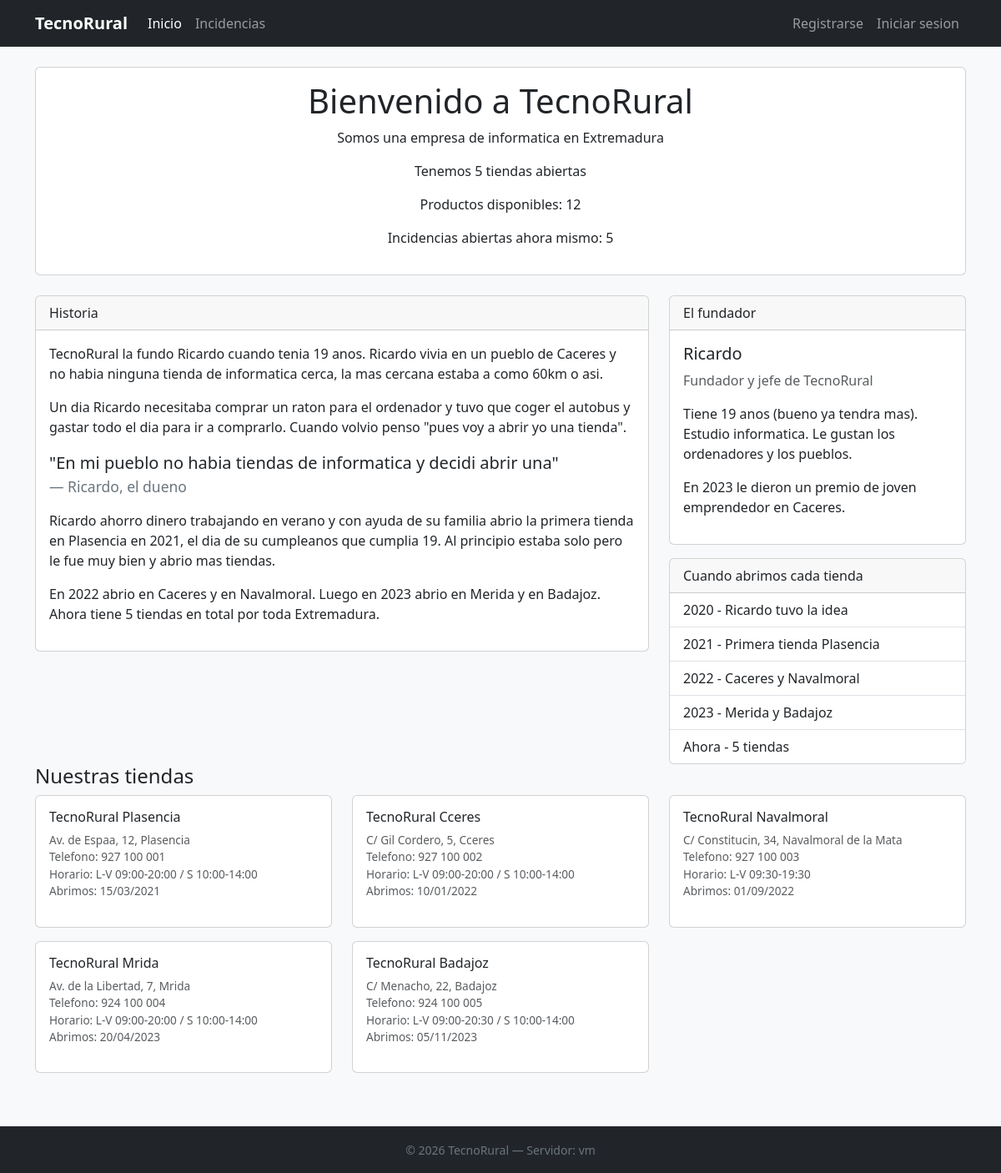
The page /tecnorural/index.php on the database its author committed.
### tables this page shows
CREATE TABLE IF NOT EXISTS tienda (
 id INT AUTO_INCREMENT PRIMARY KEY,
 nombre VARCHAR(100) NOT NULL,
 direccion VARCHAR(200),
 municipio VARCHAR(100),
 provincia VARCHAR(50) DEFAULT 'Cceres',
 telefono VARCHAR(20),
 email VARCHAR(100),
 horario VARCHAR(150),
 activa TINYINT(1) DEFAULT 1,
 fecha_apertura DATE,
 created_at DATETIME DEFAULT CURRENT_TIMESTAMP
);

### tecnorural/index.php (the view, shortened to what this page needs)
<?php
include 'includes/layout.php';
$conn = getDB();
$resultado = $conn->query("SELECT * FROM tienda WHERE activa=1");
$tiendas = $resultado->fetchAll();
$res2 = $conn->query("SELECT COUNT(*) FROM inventario WHERE activo=1");
$numproductos = $res2->fetchColumn();
$res3 = $conn->query("SELECT COUNT(*) FROM incidencia WHERE estado != 'resuelta' AND estado != 'cerrada'");
$incidencias_abiertas = $res3->fetchColumn();
renderHead('Inicio');
renderNav('index.php');
?>
<div class="container">
<div class="card mt-3 mb-4">
    <div class="card-body text-center">
        <h1>Bienvenido a TecnoRural</h1>
        <p>Somos una empresa de informatica en Extremadura</p>
        <p>Tenemos <?php echo count($tiendas); ?> tiendas abiertas</p>
        <p>Productos disponibles: <?php echo $numproductos ?></p>
        <p>Incidencias abiertas ahora mismo: <?php echo $incidencias_abiertas ?></p>
    </div>
</div>
<div class="row">
    <div class="col-md-8">
        <div class="card mb-4">
            <div class="card-header">Historia</div>
            <div class="card-body">
                <p>TecnoRural la fundo Ricardo cuando tenia 19 anos. Ricardo vivia en un pueblo de Caceres y no habia ninguna tienda de informatica cerca, la mas cercana estaba a como 60km o asi.</p>
                <p>Un dia Ricardo necesitaba comprar un raton para el ordenador y tuvo que coger el autobus y gastar todo el dia para ir a comprarlo. Cuando volvio penso "pues voy a abrir yo una tienda".</p>
                <blockquote class="blockquote">
                    <p>"En mi pueblo no habia tiendas de informatica y decidi abrir una"</p>
                    <footer class="blockquote-footer">Ricardo, el dueno</footer>
                </blockquote>
                <p>Ricardo ahorro dinero trabajando en verano y con ayuda de su familia abrio la primera tienda en Plasencia en 2021, el dia de su cumpleanos que cumplia 19. Al principio estaba solo pero le fue muy bien y abrio mas tiendas.</p>
                <p>En 2022 abrio en Caceres y en Navalmoral. Luego en 2023 abrio en Merida y en Badajoz. Ahora tiene <?php echo count($tiendas) ?> tiendas en total por toda Extremadura.</p>
            </div>
        </div>
    </div>
    <div class="col-md-4">
        <div class="card mb-3">
            <div class="card-header">El fundador</div>
            <div class="card-body">
                <h5>Ricardo</h5>
                <p class="text-muted">Fundador y jefe de TecnoRural</p>
                <p>Tiene 19 anos (bueno ya tendra mas). Estudio informatica. Le gustan los ordenadores y los pueblos.</p>
                <p>En 2023 le dieron un premio de joven emprendedor en Caceres.</p>
            </div>
        </div>
        <div class="card">
            <div class="card-header">Cuando abrimos cada tienda</div>
            <ul class="list-group list-group-flush">
                <li class="list-group-item">2020 - Ricardo tuvo la idea</li>
                <li class="list-group-item">2021 - Primera tienda Plasencia</li>
                <li class="list-group-item">2022 - Caceres y Navalmoral</li>
                <li class="list-group-item">2023 - Merida y Badajoz</li>
                <li class="list-group-item">Ahora - <?php echo count($tiendas) ?> tiendas</li>
            </ul>
        </div>
    </div>
</div>
<h4>Nuestras tiendas</h4>
<div class="row mb-4">
    <?php
    foreach($tiendas as $t) {
    ?>
    <div class="col-md-4 mb-3">
        <div class="card">
            <div class="card-body">
                <h6><?php echo $t['nombre'] ?></h6>
                <p class="text-muted" style="font-size:0.85em">
                    <?php echo $t['direccion'] ?>, <?php echo $t['municipio'] ?><br>
                    Telefono: <?php echo $t['telefono'] ?><br>
                    Horario: <?php echo $t['horario'] ?><br>
                    Abrimos: <?php echo date('d/m/Y', strtotime($t['fecha_apertura'])) ?>
                </p>
            </div>
        </div>
    </div>
    <?php }  ?>
</div>
</div>
<?php
renderFoot();
?>

### tecnorural/includes/layout.php (shortened to what this page needs)
<?php
function renderHead(string $title, string $extra = ''): void {
    $t = htmlspecialchars($title); ?>
<!DOCTYPE html>
<html lang="es">
<head>
<link href="https://cdn.jsdelivr.net/npm/bootstrap@5.3.2/dist/css/bootstrap.min.css" rel="stylesheet">
</head>
<body>
<?php }
function renderNav(string $current = ''): void {
    $esSupervisor = !empty($_SESSION['supervisor_id']);
    $esUsuario    = !empty($_SESSION['usuario_id']);
    $links = ['index.php' => 'Inicio'];
    if ($esSupervisor) {
        $links['inventario.php']       = 'Inventario';
        $links['supervisor.php']       = 'Supervisor';
        $links['registro_tecnico.php'] = 'Tecnicos';
        $links['tecnicos.php']         = 'Dashboard';
    } else {
        $links['incidencias.php'] = 'Incidencias';
    }
    ?>
<nav class="navbar navbar-expand-lg navbar-dark bg-dark mb-4">
  <div class="container">
    <a class="navbar-brand" href="/index.php">TecnoRural</a>
    <div class="collapse navbar-collapse" id="navMenu">
      <ul class="navbar-nav me-auto">
        <?php foreach ($links as $url => $label): ?>
        <li class="nav-item">
          <a class="nav-link <?= basename($current)===$url?'active':'' ?>" href="/<?= $url ?>"><?= $label ?></a>
        </li>
        <?php endforeach; ?>
      </ul>
      <ul class="navbar-nav">
        <?php if ($esSupervisor): ?>
          <li class="nav-item"><span class="nav-link text-warning"><?= htmlspecialchars($_SESSION['supervisor_nombre']) ?> (Supervisor)</span></li>
          <li class="nav-item"><a class="nav-link" href="/logout.php">Salir</a></li>
        <?php elseif ($esUsuario): ?>
          <li class="nav-item"><span class="nav-link text-light"><?= htmlspecialchars($_SESSION['usuario_nombre']) ?></span></li>
          <li class="nav-item"><a class="nav-link" href="/logout.php">Salir</a></li>
        <?php else: ?>
          <li class="nav-item"><a class="nav-link" href="/registro.php">Registrarse</a></li>
          <li class="nav-item"><a class="btn btn-outline-light btn-sm nav-link" href="/login.php">Iniciar sesion</a></li>
        <?php endif; ?>
      </ul>
    </div>
  </div>
</nav>
<?php }
function renderFoot(): void { ?>
<footer class="bg-dark text-secondary text-center py-3 mt-5">
  <small>&copy; <?= date('Y') ?> TecnoRural &mdash; Servidor: <?= gethostname() ?></small>
</footer>
</body>
</html>
<?php }

### rows shown on the page
tienda: nombre "TecnoRural Plasencia", direccion "Av. de Espaa, 12", municipio "Plasencia", telefono "927 100 001", horario "L-V 09:00-20:00 / S 10:00-14:00", fecha_apertura "15/03/2021"
tienda: nombre "TecnoRural Cceres", direccion "C/ Gil Cordero, 5", municipio "Cceres", telefono "927 100 002", horario "L-V 09:00-20:00 / S 10:00-14:00", fecha_apertura "10/01/2022"
tienda: nombre "TecnoRural Navalmoral", direccion "C/ Constitucin, 34", municipio "Navalmoral de la Mata", telefono "927 100 003", horario "L-V 09:30-19:30", fecha_apertura "01/09/2022"
tienda: nombre "TecnoRural Mrida", direccion "Av. de la Libertad, 7", municipio "Mrida", telefono "924 100 004", horario "L-V 09:00-20:00 / S 10:00-14:00", fecha_apertura "20/04/2023"
tienda: nombre "TecnoRural Badajoz", direccion "C/ Menacho, 22", municipio "Badajoz", telefono "924 100 005", horario "L-V 09:00-20:30 / S 10:00-14:00", fecha_apertura "05/11/2023"

### other values the page prints
$label "Inicio"
$label "Incidencias"
count($tiendas) "5"
$numproductos "12"
$incidencias_abiertas "5"
gethostname() "vm"
